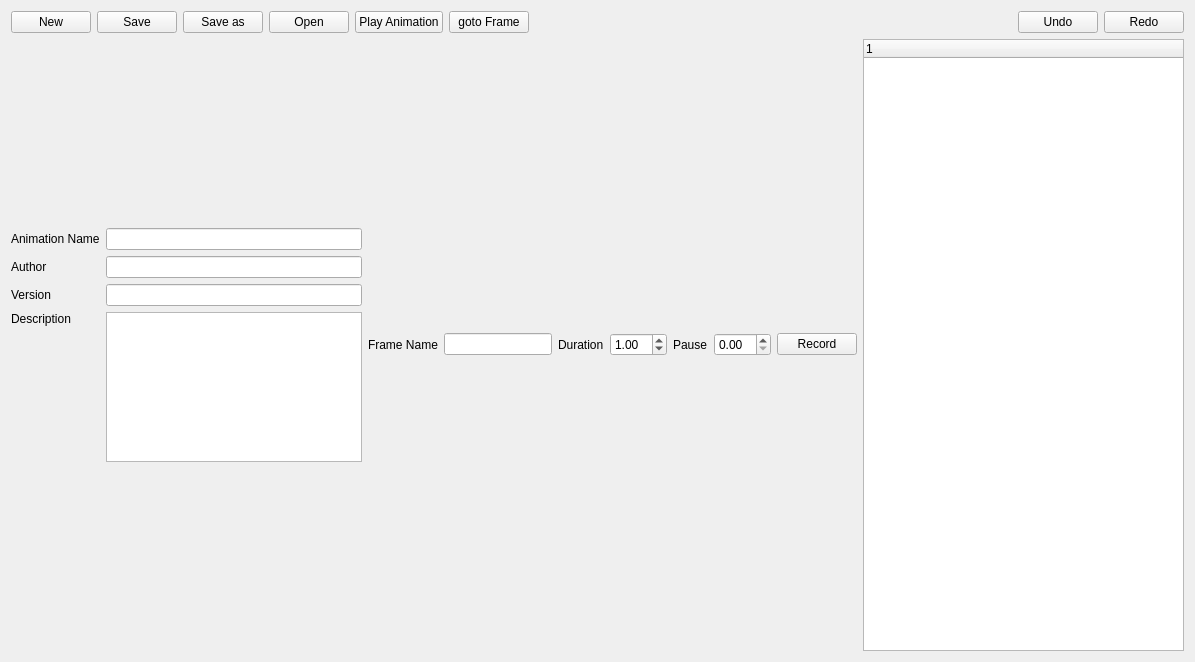
<?xml version="1.0" encoding="UTF-8"?>
<ui version="4.0">
 <class>RosGraphWidget</class>
 <widget class="QWidget" name="RosGraphWidget">
  <property name="enabled">
   <bool>true</bool>
  </property>
  <property name="geometry">
   <rect>
    <x>0</x>
    <y>0</y>
    <width>1195</width>
    <height>662</height>
   </rect>
  </property>
  <property name="windowTitle">
   <string>Motion Viz</string>
  </property>
  <layout class="QVBoxLayout" name="verticalLayout" stretch="0,0">
   <item>
    <layout class="QHBoxLayout" name="headerLayout" stretch="0,0,0,0,0,0,0,0,0">
     <item>
      <widget class="QPushButton" name="buttonNew">
       <property name="text">
        <string>New</string>
       </property>
      </widget>
     </item>
     <item>
      <widget class="QPushButton" name="buttonSave">
       <property name="text">
        <string>Save</string>
       </property>
      </widget>
     </item>
     <item>
      <widget class="QPushButton" name="buttonSaveAs">
       <property name="text">
        <string>Save as</string>
       </property>
      </widget>
     </item>
     <item>
      <widget class="QPushButton" name="buttonOpen">
       <property name="text">
        <string>Open</string>
       </property>
      </widget>
     </item>
     <item>
      <widget class="QPushButton" name="buttonPlay">
       <property name="text">
        <string>Play Animation</string>
       </property>
      </widget>
     </item>
     <item>
      <widget class="QPushButton" name="buttonGotoFrame">
       <property name="text">
        <string>goto Frame</string>
       </property>
      </widget>
     </item>
     <item>
      <spacer name="horizontalSpacer">
       <property name="orientation">
        <enum>Qt::Horizontal</enum>
       </property>
       <property name="sizeHint" stdset="0">
        <size>
         <width>40</width>
         <height>20</height>
        </size>
       </property>
      </spacer>
     </item>
     <item>
      <widget class="QPushButton" name="buttonUndo">
       <property name="text">
        <string>Undo</string>
       </property>
      </widget>
     </item>
     <item>
      <widget class="QPushButton" name="buttonRedo">
       <property name="text">
        <string>Redo</string>
       </property>
      </widget>
     </item>
    </layout>
   </item>
   <item>
    <layout class="QHBoxLayout" name="contentLayout" stretch="0,0,0">
     <item>
      <layout class="QVBoxLayout" name="verticalLayout_2">
       <item>
        <layout class="QGridLayout" name="gridLayout">
         <item row="0" column="1">
          <widget class="QLineEdit" name="lineAnimationName"/>
         </item>
         <item row="1" column="0">
          <widget class="QLabel" name="label_2">
           <property name="text">
            <string>Author</string>
           </property>
          </widget>
         </item>
         <item row="3" column="1">
          <widget class="QPlainTextEdit" name="fieldDescription">
           <property name="maximumSize">
            <size>
             <width>16777215</width>
             <height>150</height>
            </size>
           </property>
          </widget>
         </item>
         <item row="0" column="0">
          <widget class="QLabel" name="label_3">
           <property name="text">
            <string>Animation Name</string>
           </property>
          </widget>
         </item>
         <item row="1" column="1">
          <widget class="QLineEdit" name="lineAuthor"/>
         </item>
         <item row="2" column="0">
          <widget class="QLabel" name="label">
           <property name="text">
            <string>Version</string>
           </property>
          </widget>
         </item>
         <item row="2" column="1">
          <widget class="QLineEdit" name="lineVersion"/>
         </item>
         <item row="3" column="0">
          <widget class="QLabel" name="label_4">
           <property name="text">
            <string>Description</string>
           </property>
           <property name="alignment">
            <set>Qt::AlignLeading|Qt::AlignLeft|Qt::AlignTop</set>
           </property>
          </widget>
         </item>
        </layout>
       </item>
      </layout>
     </item>
     <item>
      <layout class="QVBoxLayout" name="verticalLayout_3">
       <item>
        <layout class="QHBoxLayout" name="horizontalLayout">
         <item>
          <widget class="QLabel" name="label_5">
           <property name="text">
            <string>Frame Name</string>
           </property>
          </widget>
         </item>
         <item>
          <widget class="QLineEdit" name="lineFrameName"/>
         </item>
         <item>
          <widget class="QLabel" name="label_6">
           <property name="text">
            <string>Duration</string>
           </property>
          </widget>
         </item>
         <item>
          <widget class="QDoubleSpinBox" name="spinBoxDuration">
           <property name="singleStep">
            <double>0.100000000000000</double>
           </property>
           <property name="value">
            <double>1.000000000000000</double>
           </property>
          </widget>
         </item>
         <item>
          <widget class="QLabel" name="label_7">
           <property name="text">
            <string>Pause</string>
           </property>
          </widget>
         </item>
         <item>
          <widget class="QDoubleSpinBox" name="spinBoxPause">
           <property name="singleStep">
            <double>0.100000000000000</double>
           </property>
          </widget>
         </item>
         <item>
          <widget class="QPushButton" name="buttonRecord">
           <property name="text">
            <string>Record</string>
           </property>
          </widget>
         </item>
        </layout>
       </item>
       <item>
        <layout class="QGridLayout" name="motorControlLayout"/>
       </item>
      </layout>
     </item>
     <item>
      <widget class="QTreeWidget" name="motorTree">
       <column>
        <property name="text">
         <string notr="true">1</string>
        </property>
       </column>
      </widget>
     </item>
    </layout>
   </item>
  </layout>
 </widget>
 <resources/>
 <connections/>
</ui>
